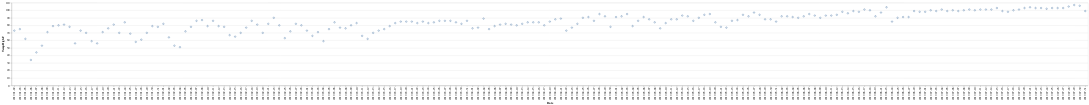

The notebook cell saved with this chart:
### Markdown cell above
### Genom att byta ut mark_line mot mark_point får vi en scatterplot istället

### Code cell
alt.Chart(data).mark_point().encode(
    x = 'Date',
    y='TempHighF')

### Figure 1 — Vega-Lite specification as saved in the notebook (floating-point values rounded to 4 significant figures; data arrays with more than 128 entries replaced by an {"elided": "..."} marker saying what was removed)
{"config": {"view": {"continuousWidth": 400, "continuousHeight": 300}}, "data": {"name": "data-f7432f365c45cd249c8e52f255cff86e"}, "mark": "point", "encoding": {"x": {"field": "Date", "type": "nominal"}, "y": {"field": "TempHighF", "type": "quantitative"}}, "$schema": "https://vega.github.io/schema/vega-lite/v4.17.0.json", "datasets": {"data-f7432f365c45cd249c8e52f255cff86e": {"elided": "195 records"}}}
